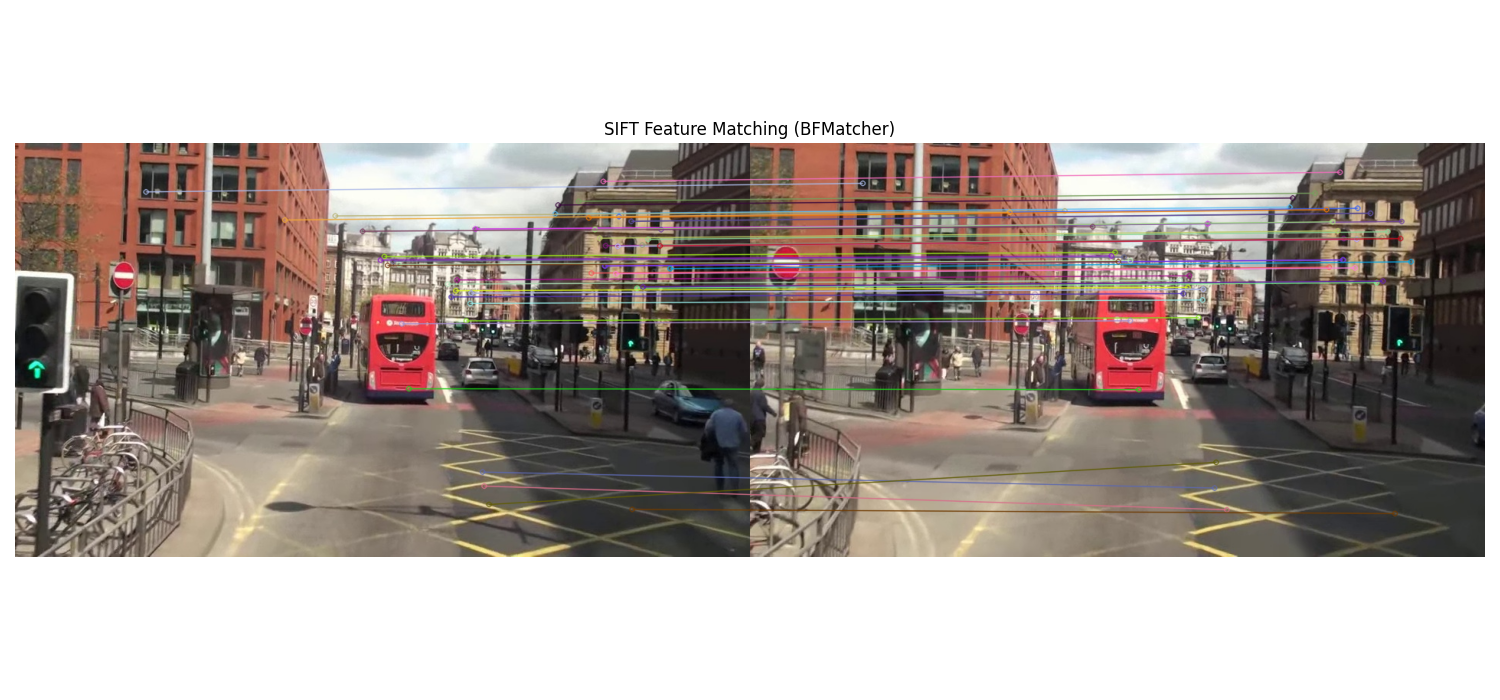

Python code for this plot:
import cv2 as cv
import matplotlib.pyplot as plt
import os

# 스크립트 파일 위치 기준 이미지 경로 설정
base_dir = os.path.dirname(os.path.abspath(__file__))
# mot_color80.jpg 라고 되어있으나 실제 제공된 파일명은 mot_color83.jpg 로 가정
img1_path = os.path.join(base_dir, 'mot_color70.jpg')
img2_path = os.path.join(base_dir, 'mot_color83.jpg')

# 요구사항: 1. cv.imread()를 사용하여 두 개의 이미지를 불러옴
img1 = cv.imread(img1_path)
img2 = cv.imread(img2_path)

if img1 is None or img2 is None:
    print("이미지를 불러올 수 없습니다. 경로를 확인해주세요.")
    exit(1)

# BGR -> RGB 및 BGR -> GRAY 변환
img1_rgb = cv.cvtColor(img1, cv.COLOR_BGR2RGB)
img2_rgb = cv.cvtColor(img2, cv.COLOR_BGR2RGB)
img1_gray = cv.cvtColor(img1, cv.COLOR_BGR2GRAY)
img2_gray = cv.cvtColor(img2, cv.COLOR_BGR2GRAY)

# 요구사항: 2. cv.SIFT_create()를 사용하여 특징점 추출
sift = cv.SIFT_create()
kp1, des1 = sift.detectAndCompute(img1_gray, None)
kp2, des2 = sift.detectAndCompute(img2_gray, None)

# 요구사항: 3. cv.BFMatcher() 또는 cv.FlannBasedMatcher()를 사용하여 두 영상 간 특징점 매칭
# 힌트: BFMatcher(cv.NORM_L2, crossCheck=True)를 사용하면 간단한 매칭 가능
bf = cv.BFMatcher(cv.NORM_L2, crossCheck=True)
matches = bf.match(des1, des2)

# 거리에 따라 정렬하여 우수한 매칭점들을 선별
matches = sorted(matches, key=lambda x: x.distance)

# 요구사항: 4. cv.drawMatches()를 사용하여 매칭 결과 시각화
# 상위 50개의 매칭점만 시각화 (가시성을 위함)
img_matches = cv.drawMatches(
    img1_rgb, kp1, 
    img2_rgb, kp2, 
    matches[:50], None, 
    flags=cv.DrawMatchesFlags_NOT_DRAW_SINGLE_POINTS
)

# 요구사항: 5. matplotlib을 이용하여 매칭 결과 출력
plt.figure(figsize=(15, 7))
plt.imshow(img_matches)
plt.title('SIFT Feature Matching (BFMatcher)')
plt.axis('off')

plt.tight_layout()
plt.savefig(os.path.join(base_dir, '0326-2.png'))
# plt.show()
